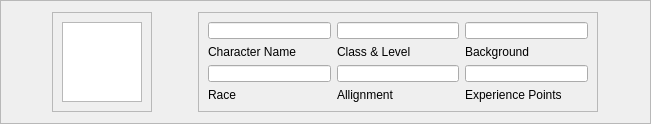
   <widget class="QFrame" name="frame">
    <property name="geometry">
     <rect>
      <x>9</x>
      <y>9</y>
      <width>651</width>
      <height>120</height>
     </rect>
    </property>
    <property name="frameShape">
     <enum>QFrame::StyledPanel</enum>
    </property>
    <property name="frameShadow">
     <enum>QFrame::Raised</enum>
    </property>
    <layout class="QHBoxLayout" name="horizontalLayout">
     <item>
      <widget class="QFrame" name="frame_3">
       <property name="maximumSize">
        <size>
         <width>100</width>
         <height>100</height>
        </size>
       </property>
       <property name="frameShape">
        <enum>QFrame::StyledPanel</enum>
       </property>
       <property name="frameShadow">
        <enum>QFrame::Raised</enum>
       </property>
       <layout class="QGridLayout" name="gridLayout_2">
        <item row="0" column="0">
         <widget class="QGraphicsView" name="graphicsView"/>
        </item>
       </layout>
      </widget>
     </item>
     <item>
      <widget class="QFrame" name="frame_2">
       <property name="maximumSize">
        <size>
         <width>400</width>
         <height>100</height>
        </size>
       </property>
       <property name="frameShape">
        <enum>QFrame::StyledPanel</enum>
       </property>
       <property name="frameShadow">
        <enum>QFrame::Raised</enum>
       </property>
       <layout class="QGridLayout" name="gridLayout">
        <item row="0" column="0">
         <layout class="QVBoxLayout" name="verticalLayout_2">
          <item>
           <widget class="QLineEdit" name="lineEdit"/>
          </item>
          <item>
           <widget class="QLabel" name="label_5">
            <property name="text">
             <string>Character Name</string>
            </property>
           </widget>
          </item>
         </layout>
        </item>
        <item row="0" column="1">
         <layout class="QVBoxLayout" name="verticalLayout_3">
          <item>
           <widget class="QLineEdit" name="lineEdit_5"/>
          </item>
          <item>
           <widget class="QLabel" name="label_4">
            <property name="text">
             <string>Class &amp; Level</string>
            </property>
           </widget>
          </item>
         </layout>
        </item>
        <item row="0" column="2">
         <layout class="QVBoxLayout" name="verticalLayout">
          <item>
           <widget class="QLineEdit" name="lineEdit_4"/>
          </item>
          <item>
           <widget class="QLabel" name="label_6">
            <property name="text">
             <string>Background</string>
            </property>
           </widget>
          </item>
         </layout>
        </item>
        <item row="1" column="0">
         <layout class="QVBoxLayout" name="verticalLayout_4">
          <item>
           <widget class="QLineEdit" name="lineEdit_2"/>
          </item>
          <item>
           <widget class="QLabel" name="label">
            <property name="text">
             <string>Race</string>
            </property>
           </widget>
          </item>
         </layout>
        </item>
        <item row="1" column="1">
         <layout class="QVBoxLayout" name="verticalLayout_5">
          <item>
           <widget class="QLineEdit" name="lineEdit_3"/>
          </item>
          <item>
           <widget class="QLabel" name="label_2">
            <property name="text">
             <string>Allignment</string>
            </property>
           </widget>
          </item>
         </layout>
        </item>
        <item row="1" column="2">
         <layout class="QVBoxLayout" name="verticalLayout_6">
          <item>
           <widget class="QLineEdit" name="lineEdit_6"/>
          </item>
          <item>
           <widget class="QLabel" name="label_3">
            <property name="text">
             <string>Experience Points</string>
            </property>
           </widget>
          </item>
         </layout>
        </item>
       </layout>
      </widget>
     </item>
    </layout>
   </widget>
